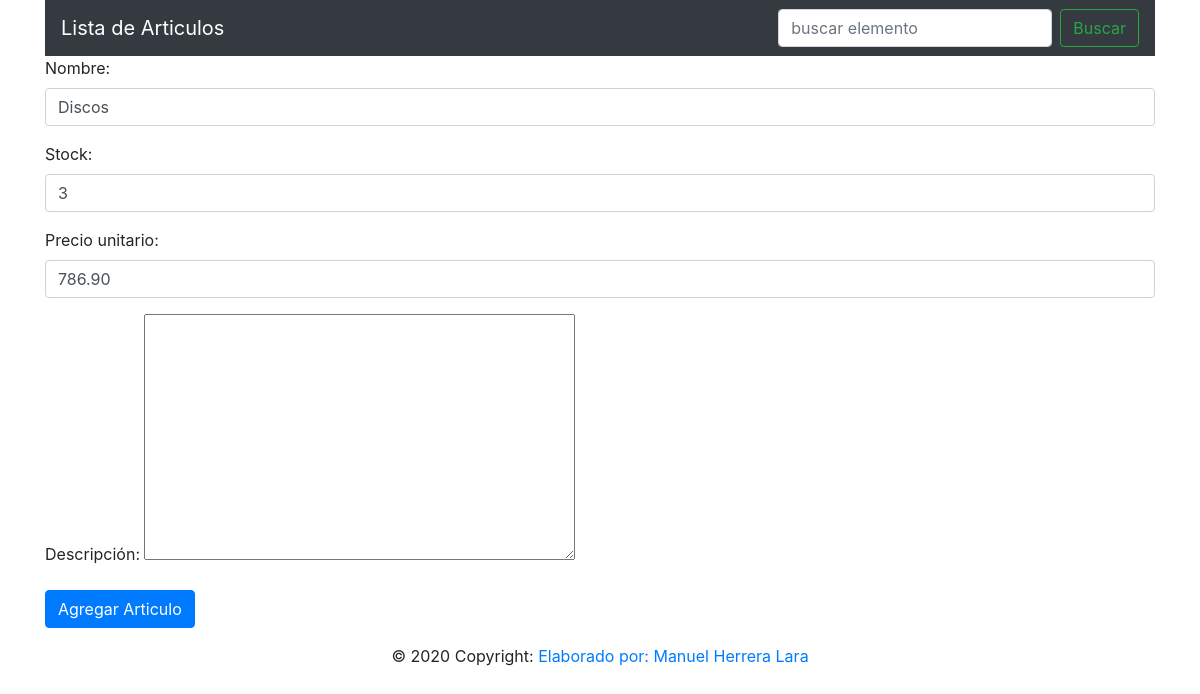
The app's page /articulos/35/actualizar/ with its own data.
### articulos/models.py (models this page shows, shortened)
class Articulo(models.Model):
    nombre = models.CharField("Nombre", max_length=100)
    cantidad = models.IntegerField("Stock")
    precio = models.DecimalField("Precio unitario", max_digits=10, decimal_places=2)
    descripcion = models.TextField("Descripción", null=True, blank=True)

### articulos/views.py (the view)
# urls.py: path('<int:id_articulo>/actualizar/', views.actualizar, name='actualizar'),
def actualizar(request, id_articulo):
    instance = get_object_or_404(Articulo, pk=id_articulo)
    form = ArticuloForm(request.POST or None, instance=instance)
    if request.method == 'POST':
        if form.is_valid():
            instance = form.save(commit=False)
            instance.save()
            return redirect('articulos:lista_articulos')
    return render(request, 'articulos/agregar_articulos.html', {'form': form})

### articulos/forms.py
class ArticuloForm(ModelForm):
    class Meta:
        model = Articulo
        fields = '__all__'
        widgets = {
            'nombre': TextInput(attrs={'class': 'form-control', 'placeholder': 'Nombre del articulo'}),
            'cantidad': NumberInput(attrs={'class': 'form-control', 'placeholder': 'Cantidad'}),
            'precio': NumberInput(attrs={'class': 'form-control', 'placeholder': 'Precio'}),
        }

### articulos/templates/articulos/agregar_articulos.html (shortened to what this page needs)
{% extends 'articulos/base.html' %}
{% block content %}
    <div class="container">
        <form action="" method="post">
            {{ form.as_p }}
            <input type="submit" value="Agregar Articulo" class="btn btn-primary">
        </form>
    </div>
{% endblock %}

### records on screen
Articulo: nombre "Discos", cantidad "3", precio "786.90"
